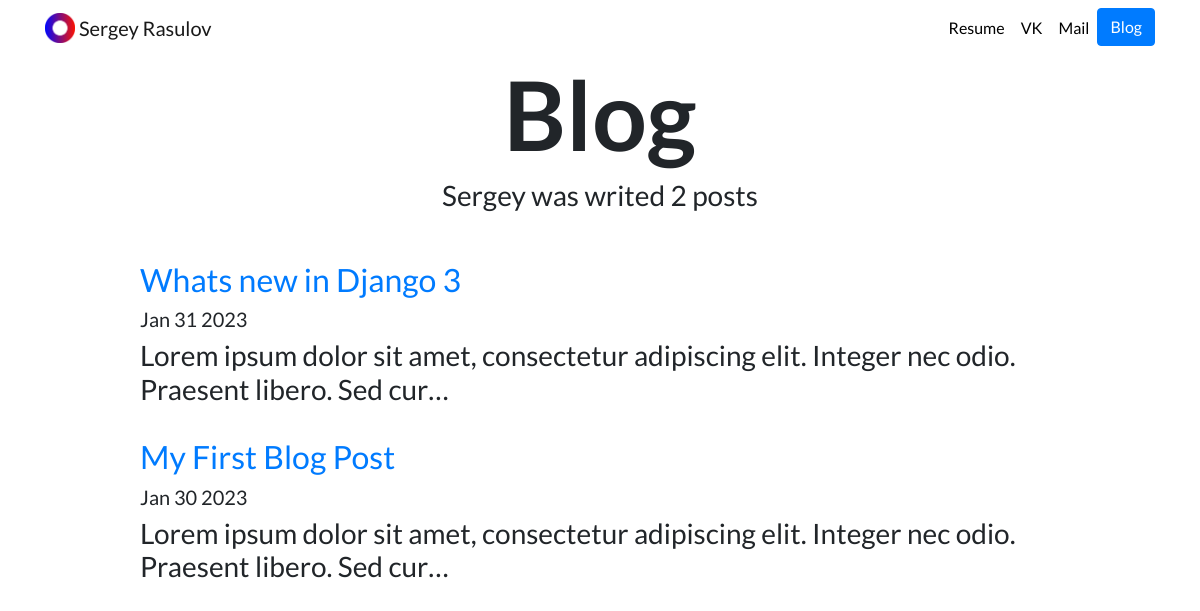
Screenshot of /blog/ with the database file from the repository.
### blog/models.py (models this page shows, shortened)
class Post(models.Model):
	title = models.CharField(max_length=200)
	date = models.DateField()
	description = models.TextField()

### blog/views.py (the view)
# urls.py: path('', views.all_blogs, name='all_blogs'),
def all_blogs(request):
	posts = Post.objects.all()
	return render(request, 'blog/all_blogs.html', {'posts':posts})

### blog/templates/blog/all_blogs.html
{% extends 'portfolio/base.html' %}
{% block content %}
<h1 id="blogtitle" class="font-weight-bold text-center">Blog</h1>
<h3 class="text-center mb-5">Sergey was writed {{ posts.count}} post{{ posts.count|pluralize}}<h3>
{% for post in posts %}
<div class="row justify-content-center my-3">
  <div class="col-md-10">
	<a href="{% url 'blog:detail' post.id %}"><h2>{{ post.title }}</h2></a>
	<h5>{{ post.date|date:'M d Y' }}</h5>
	<p>{{ post.description|striptags|truncatechars:100 }}</p>
   </div>
</div>
{% endfor %}
{% endblock %}

### portfolio/static/portfolio/custom.css (style rules this page uses)
body { font-family: 'Lato', sans-serif; }
#blogtitle { font-size: 6rem; }

### rows the page displays
Post: title "Whats new in Django 3", date "Jan 31 2023", description "Lorem ipsum dolor sit amet, consectetur adipiscing elit. Integer nec odio. Praesent libero. Sed cur…"
Post: title "My First Blog Post", date "Jan 30 2023", description "Lorem ipsum dolor sit amet, consectetur adipiscing elit. Integer nec odio. Praesent libero. Sed cur…"

### other values shown
{{ posts.count }} "2"
